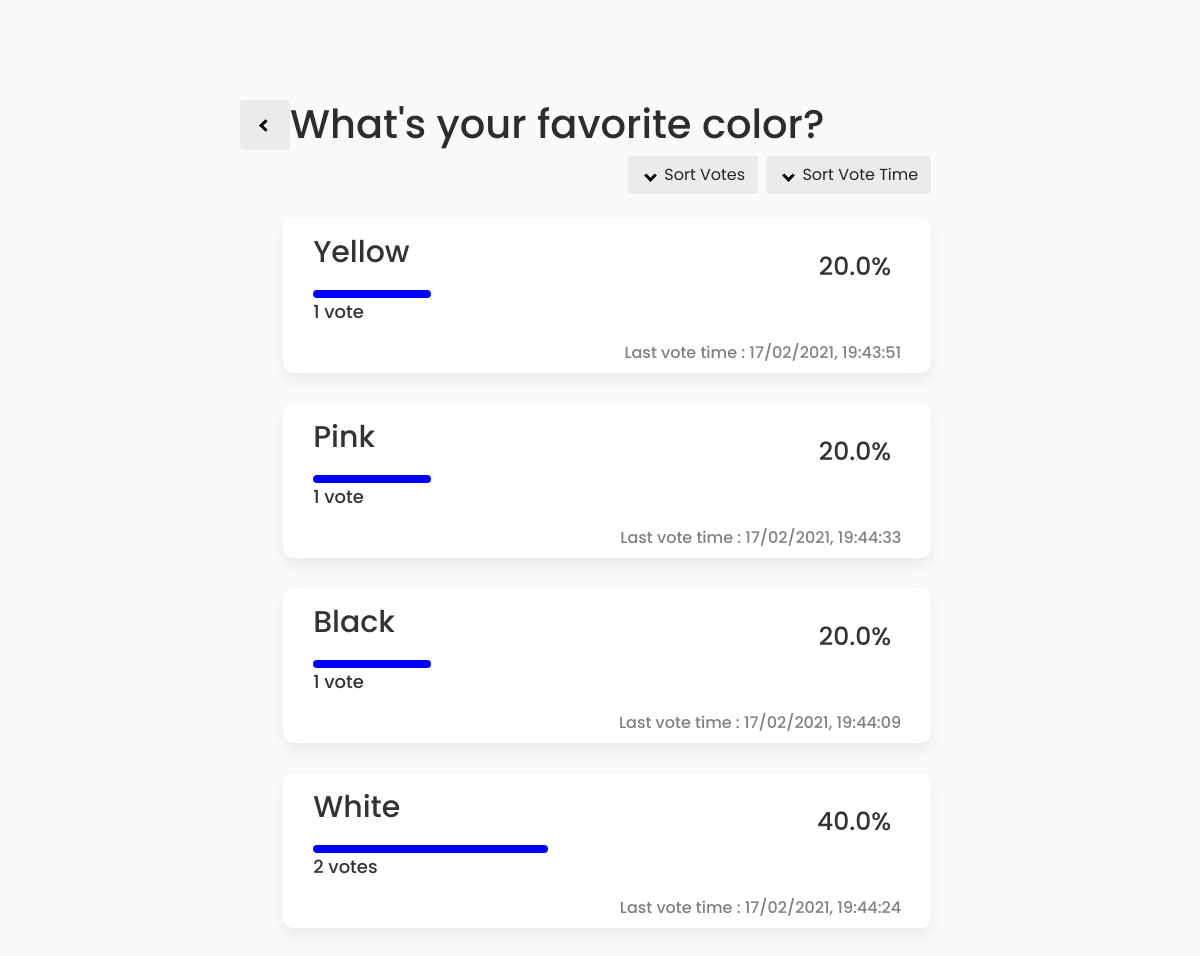
Page /polls/2/results/ on the earlier database version.
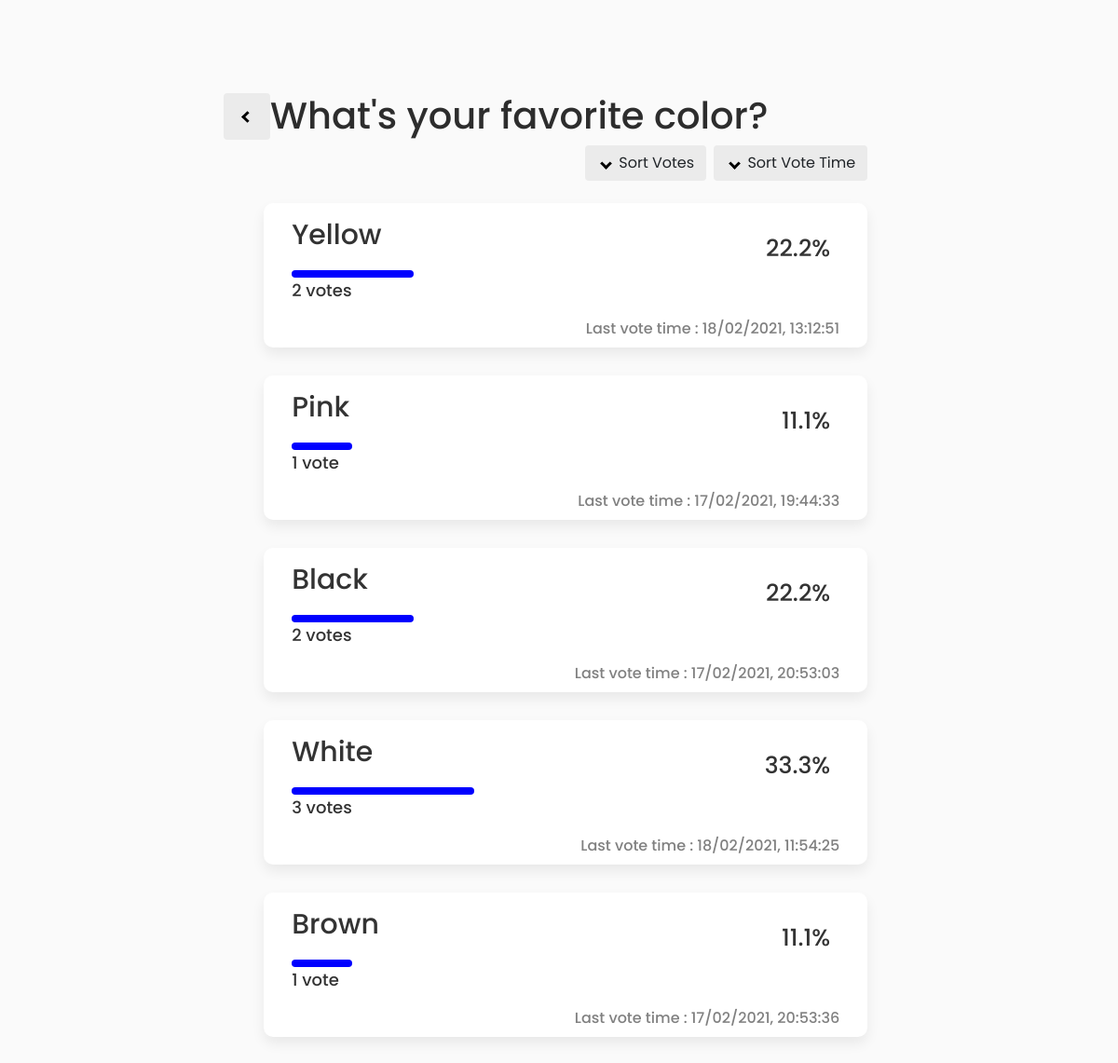
Same page on the later database version.
### polls/models.py (models this page shows, shortened)
class Question(models.Model):
    question_text = models.CharField(max_length=200)
    pub_date = models.DateTimeField('date published')
    def was_published_recently(self):
        now = timezone.now()
        return now - datetime.timedelta(days=1) <= self.pub_date <= now
    was_published_recently.admin_order_field = 'pub_date'
    was_published_recently.boolean = True
    was_published_recently.short_description = 'Published recently?'
    def get_sum_score(self): # total votes for each question
        choices = list(self.choice_set.all()) # all choices of that question
        sum = 0
        for choice in choices:
            sum += choice.votes_score
        return sum

class Choice(models.Model):
    question = models.ForeignKey(Question, on_delete=models.CASCADE)
    choice_text = models.CharField(max_length=200)
    votes_score = models.IntegerField(default=0)
    def latest_vote_time(self): # lastest vote time of each choice
        latest_vote = self.votes.latest('time')
        latest_time = latest_vote.time.astimezone(tz).strftime("%d/%m/%Y, %H:%M:%S")
        return latest_time
    def get_percent(self):  # percentage of votes for each choice
        choice_percent = self.votes_score/self.question.get_sum_score() *100
        return "{:.1f}".format(choice_percent)

class Vote(models.Model):
    choice = models.ForeignKey(Choice,related_name= 'votes', on_delete=models.CASCADE)
    time = models.DateTimeField('time', blank=True,default=timezone.now)

### polls/views.py (the view)
# urls.py: path('<int:pk>/results/', views.ResultsView.as_view(), name='results'),
class ResultsView(generic.DetailView):
    model = Question
    template_name = 'polls/results.html'

### polls/templates/polls/results.html (shortened to what this page needs)
{% extends 'polls/base.html' %}
{% load static %}
{% block style %}
<link rel="stylesheet" type="text/css" href="{% static 'polls/css/results.css' %}">
{% endblock %}
{% block content %}
<main>
    <div class="inner-wrapper lrg">
        <div class="navigate inline">
            <a href={% url 'polls:detail' question.id %} class="previous-btn">
                <button class="btn"><i class="arrowleft"></i></button>
            </a>
        </div>
        <div class="question-head inline">
            <h1>{{ question.question_text }}</h1>
        </div>
        <div class="sort-btn d-grid gap-1 d-md-flex justify-content-md-end inline">
            <button type="button" class="btn me-md-1" onclick="sortVoteScore()">
                <i id="arrow_votes" class="arrow down"></i>
                 Sort Votes
            </button>
            <button type="button" class="btn" onclick="sortLastVoteTime()">
                <i id="arrow_voteTime" class="arrow down"></i>
                Sort Vote Time
            </button>
        </div>
        <div class="choice">
            {% for choice in question.choice_set.all %}
            <div class="choice-wrapper">
                <div class="result-heading">
                    <h2 class="name">{{ choice.choice_text }}</h2>
                    <p class="percent">{{ choice.get_percent }}%</p>
                </div>
                <div class="result-bar">
                    <div class="progress-bar" style="width: {{ choice.get_percent }}%;"></div>
                </div>
                <div id="scorediv" class="votes-number">
                    <p id="score">{{ choice.votes_score }} vote{{ choice.votes_score|pluralize }}</p>
                </div>
                <div class="lasttime-vote">
                    <p>Last vote time : {{choice.latest_vote_time}}</p>
                </div>
            </div>
            {% endfor %}
        </div>
    </div>
</main>
{% endblock %}

### polls/templates/polls/base.html (shortened to what this page needs)
<!DOCTYPE html>
<html lang="en">
<head>
    <link href="https://cdn.jsdelivr.net/npm/bootstrap@5.0.0-beta2/dist/css/bootstrap.min.css" rel="stylesheet"
>
    {% block style %}
    {% endblock %}
</head>
<body>
    {% block content %}
    {% endblock %}
</body>
</html>

### polls/static/polls/css/results.css (style rules this page uses)
body { background-color: #fafafa; color:#2D2D2D; margin:0; padding:0; transition: background-color 0.5s ease; font-family: 'Poppins', 'Mitr', sans-serif; }
main { float: left; width: 100%; padding: 100px 0px; }
.inner-wrapper { width: 60%; margin-left: auto; margin-right: auto; }
.inline { display: inline; }
.question-head h1 { margin-left: 6%; }
.navigate button { position: relative; float: left; height: 50px; width: 50px; background-color: #ebebeb; color: black; }
.arrowleft { border: solid black; border-width: 0 3px 3px 0; display: inline-block; padding: 3px; transform: rotate(135deg); -webkit-transform: rotate(135deg); }
.down { transform: rotate(45deg); -webkit-transform: rotate(45deg); }
.arrow { border: solid black; border-width: 0 3px 3px 0; display: inline-block; padding: 3px; margin: 0px 5px 0px 5px; vertical-align: middle; display: inline-block; }
.sort-btn button { background-color: #ebebeb; position: relative; right: 4%; }
.choice .choice-wrapper { margin-bottom: 30px; left: 6%; width: 90%; position: relative; transition: transform 0.5s ease; }
.choice-wrapper { color: #333; background: #FFFFFF; border: none; text-decoration: none; font-weight: 500; box-shadow: 0px 7px 14px rgba(0, 0, 0, 0.07); border-radius: 10px; padding: 1rem 30px 2rem 30px; margin-top: 1.5rem; }
.result-heading .name { font-size: 30px; }
.result-heading .percent { font-size: 25px; position: absolute; margin-top: -30px; right: 40px; }
.votes-number { font-size: 18px; }
.progress-bar { height: 8px; background-color: blue; border-radius: 50px; margin-top: 20px; }
.lasttime-vote { color: gray; float: right; display: inline; right: 20px; }

Differences in the rows shown:
changed Choice "Yellow": get_percent "20.0" → "22.2"; votes_score "1" → "2"; latest_vote_time "17/02/2021, 19:43:51" → "18/02/2021, 13:12:51"
changed through a linked row, Choice "Pink": get_percent "20.0" → "11.1"
changed Choice "Black": get_percent "20.0" → "22.2"; votes_score "1" → "2"; latest_vote_time "17/02/2021, 19:44:09" → "17/02/2021, 20:53:03"
changed Choice "White": get_percent "40.0" → "33.3"; votes_score "2" → "3"; latest_vote_time "17/02/2021, 19:44:24" → "18/02/2021, 11:54:25"
added Choice: choice_text "Brown", get_percent "11.1", votes_score "1", latest_vote_time "17/02/2021, 20:53:36"
